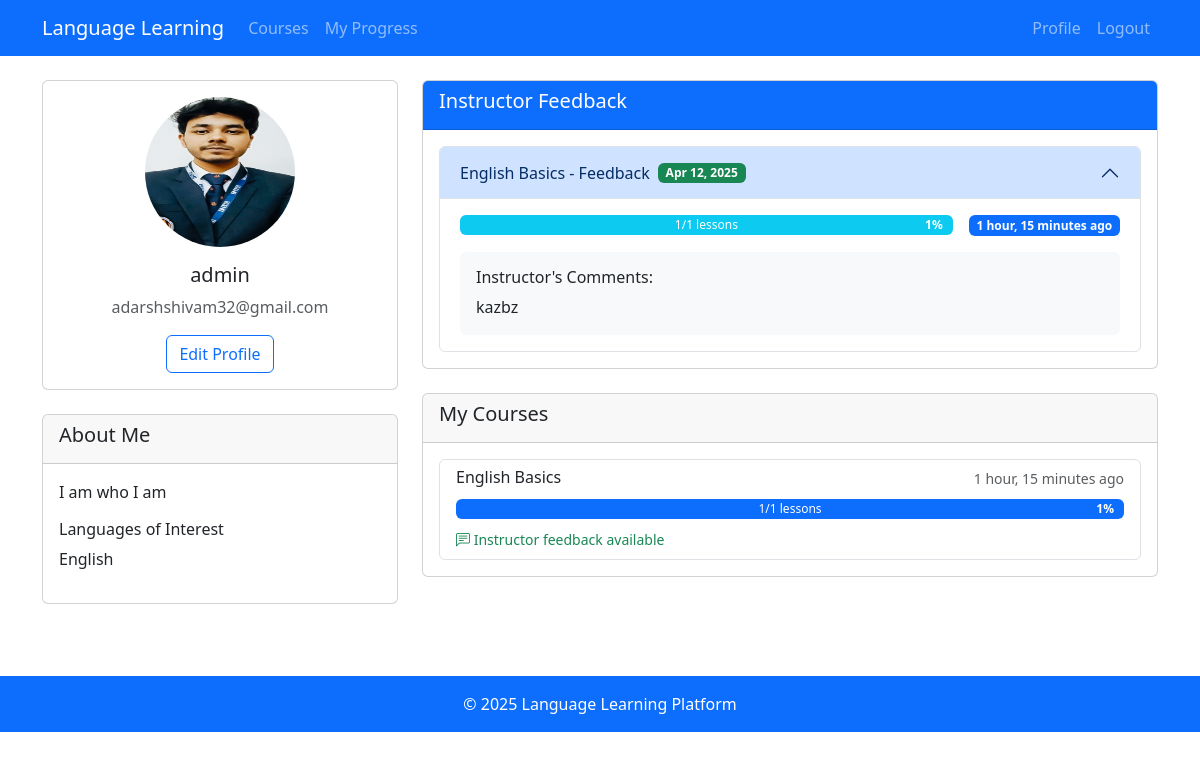
Screenshot of /profile/ (signed in) with the database file from the repository.
### learning/models.py (models this page shows, shortened)
class Profile(models.Model):
    user = models.OneToOneField(User, on_delete=models.CASCADE)
    bio = models.TextField(blank=True)
    profile_picture = models.ImageField(upload_to='profile_pics', blank=True)
    languages_of_interest = models.CharField(max_length=255, blank=True)

class UserProgress(models.Model):
    user = models.ForeignKey(User, on_delete=models.CASCADE)
    course = models.ForeignKey(Course, on_delete=models.CASCADE)
    completed_lessons = models.ManyToManyField(Lesson, blank=True)
    last_accessed = models.DateTimeField(auto_now=True)
    admin_feedback = models.TextField(blank=True, null=True)
    feedback_date = models.DateTimeField(blank=True, null=True)
    class Meta:
        verbose_name_plural = "User Progress"
        ordering = ['-feedback_date']

class Course(models.Model):
    title = models.CharField(max_length=200)
    language = models.ForeignKey(Language, on_delete=models.CASCADE)
    description = models.TextField()
    created_at = models.DateTimeField(auto_now_add=True)
    updated_at = models.DateTimeField(auto_now=True)
    difficulty = models.IntegerField(
        validators=[MinValueValidator(1), MaxValueValidator(5)]
    )
    is_active = models.BooleanField(default=True)

### learning/views.py (the view)
# urls.py: path('profile/', views.profile, name='profile'),
@login_required
def profile(request):
    user_progress = UserProgress.objects.filter(user=request.user).select_related('course')
    context = {
        'user': request.user,
        'progress_records': user_progress,
    }
    return render(request, 'profile.html', context)

### templates/profile.html (shortened to what this page needs)
{% extends 'base.html' %}
{% block content %}
<div class="row">
    <div class="col-md-4">
        <div class="card mb-4">
            <div class="card-body text-center">
                {% if user.profile.profile_picture %}
                <img src="{{ user.profile.profile_picture.url }}" alt="Profile Picture" class="rounded-circle mb-3"
                    width="150" height="150">
                {% else %}
                <div class="bg-secondary rounded-circle d-flex align-items-center justify-content-center mb-3"
                    style="width: 150px; height: 150px;">
                    <span class="text-white display-4">{{ user.username|first|upper }}</span>
                </div>
                {% endif %}
                <h5 class="card-title">{{ user.username }}</h5>
                <p class="card-text text-muted">{{ user.email }}</p>
                <a href="{% url 'edit_profile' %}" class="btn btn-outline-primary">Edit Profile</a>
            </div>
        </div>
        <div class="card mb-4">
            <div class="card-header">
                <h5>About Me</h5>
            </div>
            <div class="card-body">
                {% if user.profile.bio %}
                <p>{{ user.profile.bio }}</p>
                {% else %}
                <p class="text-muted">No bio yet.</p>
                {% endif %}
                {% if user.profile.languages_of_interest %}
                <h6>Languages of Interest</h6>
                <p>{{ user.profile.languages_of_interest }}</p>
                {% endif %}
            </div>
        </div>
    </div>
    <div class="col-md-8">
        {% if not user.is_superuser %}
        <div class="card mb-4">
            <div class="card-header bg-primary text-white">
                <h5>Instructor Feedback</h5>
            </div>
            <div class="card-body">
                {% if progress_records %}
                <div class="accordion" id="feedbackAccordion">
                    {% for record in progress_records %}
                    {% if record.admin_feedback %}
                    <div class="accordion-item">
                        <h2 class="accordion-header" id="heading{{ forloop.counter }}">
                            <button class="accordion-button {% if not forloop.first %}collapsed{% endif %}"
                                type="button" data-bs-toggle="collapse" data-bs-target="#collapse{{ forloop.counter }}"
                                aria-expanded="{% if forloop.first %}true{% else %}false{% endif %}"
                                aria-controls="collapse{{ forloop.counter }}">
                                {{ record.course.title }} - Feedback
                                <span class="badge bg-success ms-2">
                                    {{ record.feedback_date|date:"M d, Y" }}
                                </span>
                            </button>
                        </h2>
                        <div id="collapse{{ forloop.counter }}"
                            class="accordion-collapse collapse {% if forloop.first %}show{% endif %}"
                            aria-labelledby="heading{{ forloop.counter }}" data-bs-parent="#feedbackAccordion">
                            <div class="accordion-body">
                                <div class="d-flex justify-content-between mb-3">
                                    <div class="progress flex-grow-1 me-3" style="height: 20px;">
                                        {% with completed=record.completed_lessons.count total=record.course.lesson_set.count %}
                                        <div class="progress-bar bg-info" role="progressbar"
                                            style="width: {% widthratio completed total 100 %}%"
                                            aria-valuenow="{{ completed }}"
                                            aria-valuemin="0"
                                            aria-valuemax="{{ total }}">
                                            {{ completed }}/{{ total }} lessons
                                        </div>
                                        {% endwith %}
                                    </div>
                                    <span class="badge bg-primary">
                                        {{ record.last_accessed|timesince }} ago
                                    </span>
                                </div>
                                <div class="feedback-content p-3 bg-light rounded">
                                    <h6>Instructor's Comments:</h6>
                                    <p class="mb-0">{{ record.admin_feedback }}</p>
                                </div>
                            </div>
                        </div>
                    </div>
                    {% endif %}
                    {% endfor %}
                </div>
                {% else %}
                <div class="alert alert-info">
                    You haven't received any feedback yet. Keep working on your courses!
                </div>
                {% endif %}
            </div>
        </div>
        {% endif %}
        <div class="card mb-4">
            <div class="card-header">
                <h5>{% if user.is_superuser %}All Courses{% else %}My Courses{% endif %}</h5>
            </div>
            <div class="card-body">
                {% if progress_records %}
                <div class="list-group">
                    {% for record in progress_records %}
                    <a href="{% url 'course_detail' record.course.id %}" class="list-group-item list-group-item-action">
                        <div class="d-flex w-100 justify-content-between">
                            <h6 class="mb-1">{{ record.course.title }}</h6>
                            <small class="text-muted">{{ record.last_accessed|timesince }} ago</small>
                        </div>
                        {% if not user.is_superuser %}
                        <div class="progress mt-2">
                            {% with completed=record.completed_lessons.count total=record.course.lesson_set.count %}
                            <div class="progress-bar" role="progressbar"
                                style="width: {% widthratio completed total 100 %}%" aria-valuenow="{{ completed }}"
                                aria-valuemin="0" aria-valuemax="{{ total }}">
                                {{ completed }}/{{ total }} lessons
                            </div>
                            {% endwith %}
                        </div>
                        {% if record.admin_feedback %}
                        <div class="mt-2">
                            <small class="text-success">
                                <i class="bi bi-chat-left-text"></i>
                                Instructor feedback available
                            </small>
                        </div>
                        {% endif %}
                        {% endif %}
                    </a>
                    {% endfor %}
                </div>
                {% endif %}
            </div>
        </div>
    </div>
</div>
{% endblock %}

### templates/base.html (style rules this page uses)
body { padding-top: 56px; }
.progress { height: 20px; }
.progress { position: relative; }
.progress-bar::after { content: attr(aria-valuenow) "%"; position: absolute; right: 10px; color: white; font-weight: bold; }

### rows the page displays
UserProgress: course "English Basics", feedback_date "Apr 12, 2025", completed_lessons.count "1", course.lesson_set.count "1", last_accessed "1 hour, 15 minutes", admin_feedback "kazbz", shows "Instructor feedback available"

### other values shown
{{ user.username }} "admin"
{{ user.email }} "adarshshivam32@gmail.com"
{{ user.profile.bio }} "I am who I am"
{{ user.profile.languages_of_interest }} "English"
